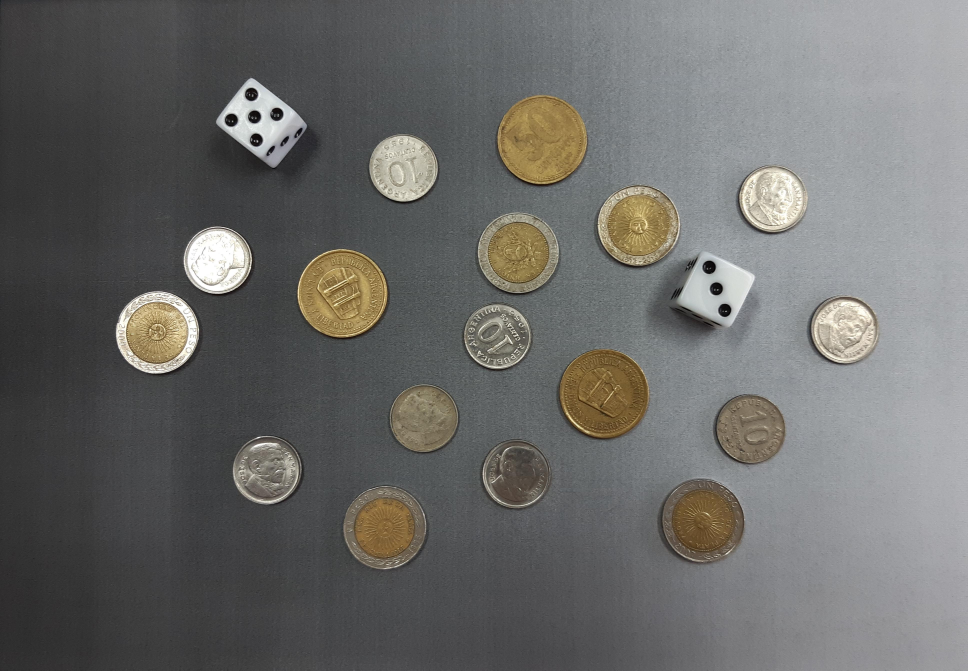
#> input picture monedas.jpg, 3871 x 2681 px (shown at 1/4 size)
$ python Ejercicio_1.py
#> lines starting #> are read from the running program, lines starting #| are printed output that depends on the picture; after the words box and inside, x2 and y2 are one past the last pixel; in counts of white or black regions, pixels touching at a corner belong together
import cv2
from matplotlib import pyplot as plt
import numpy as np

# --- Ejercicio 1 - Parte a)

# --- Cargo imagen --------------------------------------------------------------------------------
img = cv2.imread('monedas.jpg', cv2.IMREAD_COLOR)
#> img is the input picture: shape (2681, 3871, 3); mean B, G, R 105.5, 107.4, 107.5
plt.figure(), plt.imshow(img, cmap='gray'), plt.show(block=False)
img_original = cv2.cvtColor(img, cv2.COLOR_BGR2RGB)
plt.figure(), plt.imshow(img_original, cmap='gray'), plt.show(block=False)
img_gris = cv2.cvtColor(img, cv2.COLOR_BGR2GRAY)
plt.figure(), plt.imshow(img_gris, cmap='gray'), plt.show(block=False)

# --- Suavizo --------------------------------------------------------------------------------------
img_fil = cv2.medianBlur(img_gris, 5)
plt.figure(), plt.imshow(img_fil, cmap='gray'), plt.show(block=False)

# --- Filtro pasabajo
img_pasabajo = cv2.blur(img_fil, (5, 5))
plt.figure(), plt.imshow(img_fil, cmap='gray'), plt.show(block=False)

# --- Detección de bordes con Canny
bordes = cv2.Canny(img_pasabajo, 10, 80)
#> bordes: shape (2681, 3871); 1.3% white in thin lines or dots, all inside (x1, y1, x2, y2) = (464, 312, 3516, 2277)
plt.figure(), plt.imshow(bordes, cmap='gray'), plt.show(block=False)

# --- Cierro los circulos dilatando
kernel = np.ones((23,23), np.uint8)
dilatado = cv2.dilate(bordes, kernel, iterations=1)
#> dilatado: shape (2681, 3871); 13.8% white; 30 white regions
plt.figure(), plt.imshow(dilatado, cmap='gray'), plt.show(block=False)

# --- Genero la máscara
num_labels, etiquetas= cv2.connectedComponents(dilatado)
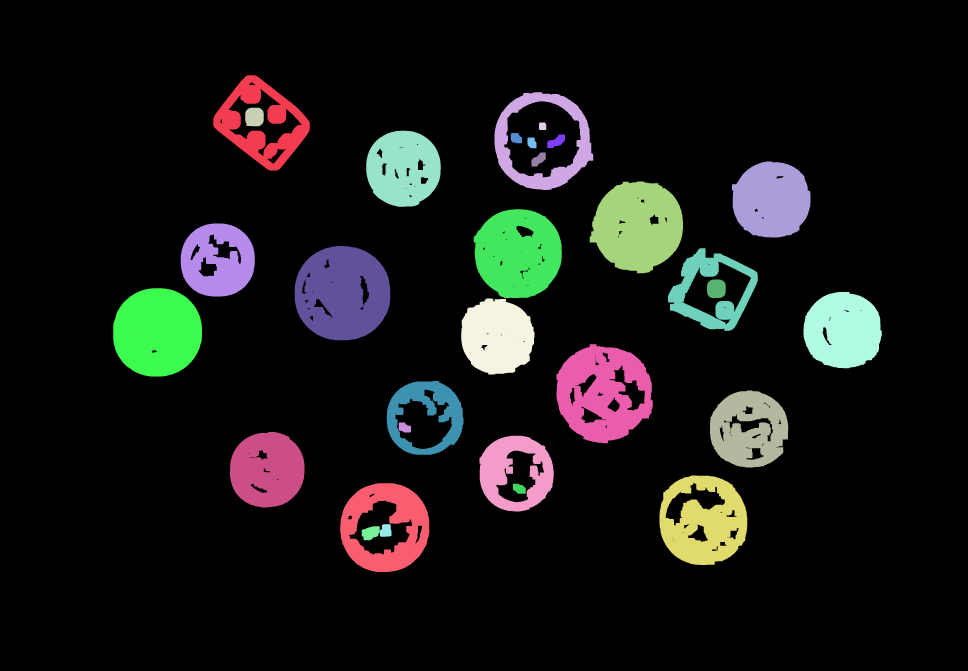
#> etiquetas: shape (2681, 3871) int32 (shown at 1/4 size); 31 distinct labels, from 0 to 30; one colour per label, 0 black
#> num_labels = 31
mascara = np.zeros_like(dilatado)

# --- Dibujar cada objeto en la máscara
for label in range(1, num_labels):
    mascara[etiquetas == label] = 255
plt.figure(), plt.imshow(mascara, cmap='gray'), plt.show(block=False)

# --- Busco los contornos y los dibujo
contornos, _ = cv2.findContours(mascara, cv2.RETR_EXTERNAL, cv2.CHAIN_APPROX_SIMPLE)
bordes_imagen = np.zeros_like(mascara)
cv2.drawContours(bordes_imagen, contornos, -1, 255, 1)
#> bordes_imagen: shape (2681, 3871); 0.18% white in thin lines or dots, all inside (x1, y1, x2, y2) = (453, 301, 3527, 2288)
plt.figure(), plt.imshow(bordes_imagen, cmap='gray'), plt.show(block=False)

# --- Cuento los contornos
len(contornos)

# --- Paso la tupla contornos a una lista y corroboro
contornos = list(contornos)
print(type(contornos))
#| <class 'list'>

# --- Claisifico por forma

img_final = img_original.copy()

# --- Consulto la excentricidad de todos los contornos
for contorno in contornos:
        elipse = cv2.fitEllipse(contorno)
        excentricidad = elipse[1][0] / elipse[1][1]
        print(f"Excentricidad: {excentricidad}")

# Veo que la mayoría de los valores son superiores a 0.95 y hay algunos menores

# --- Genero las listas
monedas = []
dados = []
areas = []

# Itero sobre los contornos, busco la excentricidad y divido dos subgrupos, los circulos (excentricidad mayor a 0.95) y las otras figuras
k = -1
for contorno in contornos:
        k += 1
        elipse = cv2.fitEllipse(contorno)
        excentricidad = elipse[1][0] / elipse[1][1]
        if excentricidad > 0.95:
            # Agrego el contorno a la lista
            monedas.append(contorno)
            # Calculo el area y la agrego a la lista
            area = cv2.contourArea(contorno)
            areas.append(area)
            # Dibujo los contronos en la imagen y los diferencio con colores
            cv2.drawContours(img_final, contornos, k, (0,0,255),3)
        else:
            dados.append(contorno)
            cv2.drawContours(img_final, contornos, k, (0,255,0),3)
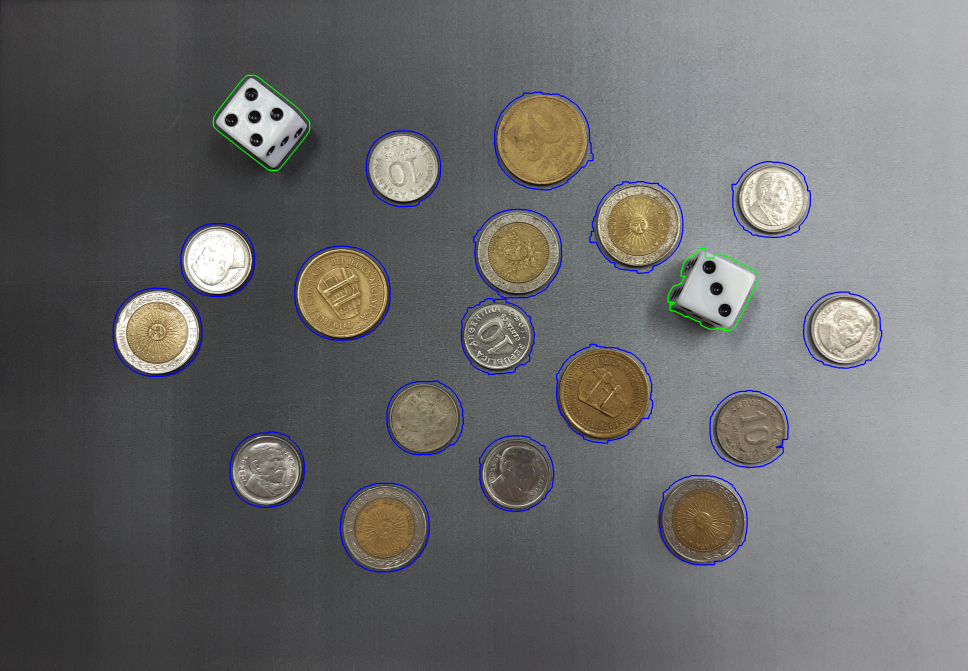
#> img_final: shape (2681, 3871, 3) (shown at 1/4 size); mean R, G, B 106.7, 106.7, 106.7
#> after the loop, areas = [101368.5, 101494, 71811, 71977.5, 76278, 72900.5, 116503, 69949, 75959.5, 100701, 115624, 69997.5, 99093.5, 103009.5, 75938, 72070.5, 119558.5]; dados = 2 contours; box (x1, y1, x2, y2) and area: (853, 301, 1239, 682) 88464, (2672, 993, 3031, 1323) 77618; k = 18; monedas = 17 contours; largest, box (x1, y1, x2, y2) and area: (1978, 369, 2373, 760) 119558, (2226, 1377, 2611, 1773) 116503, (1179, 984, 1561, 1361) 115624, (2359, 726, 2732, 1093) 103010, (2638, 1902, 2989, 2260) 101494
plt.figure(), plt.imshow(img_final), plt.show(block=False)

# --- Observo las listas
print(monedas)
#> (printed output is left out)
print(dados)
print(areas)

# Veo que las areas son [101368.5, 101494.0, 71811.0, 71977.5, 76278.0, 72900.5, 116503.0, 69949.0, 75959.5, 100701.0, 115624.0, 69997.5, 99093.5, 103009.5, 75938.0, 72070.5, 119558.5]
areas.sort()
print(areas)
# Sabiendo que tenemos 3 grupos de monedas, tenemos que identificar 3 "saltos" en las areas
# Entonces vamos a dividir en 3 grupos segun los valores ordenados de las areas
# La lista ordenada queda:
# [69949.0, 69997.5, 71811.0, 71977.5, 72070.5, 72900.5, 75938.0, 75959.5, 76278.0, 99093.5, 100701.0, 101368.5, 101494.0, 103009.5, 115624.0, 116503.0, 119558.5]
# chica <= 90000
# 90000 < mediana <= 1070000
# 107000 < grande

# --- Inicializo las listas nuevamente
monedas = []
dados = []
monedas_10_centavos = 0
monedas_50_centavos = 0
monedas_1_peso = 0

img_negra = np.zeros_like(img_original)

#--- Repito parte del proceso, sumando la informacion de las divisiones de las areas y las diferencio con colores
k = -1
for contorno in contornos:
        k += 1
        elipse = cv2.fitEllipse(contorno)
        excentricidad = elipse[1][0] / elipse[1][1]
        if excentricidad > 0.95:
            monedas.append(contorno)
            area = cv2.contourArea(contorno)
            if area <= 90000:
                monedas_10_centavos += 1
                cv2.drawContours(img_final, contornos, k, (0,0,255),3)
            elif 90000 < area <= 107000:
                monedas_50_centavos += 1
                cv2.drawContours(img_final, contornos, k, (0,255,0),3)
            else:
                monedas_1_peso += 1
                cv2.drawContours(img_final, contornos, k, (255,0,0),3)
        else:
            dados.append(contorno)
            cv2.drawContours(img_final, contornos, k, (200,200,100),3)
            cv2.drawContours(img_negra, contornos, k, (255, 255, 255), thickness=cv2.FILLED)
#> this loop made 19 passes
#> (elipse, excentricidad, area) on passes 1, 2, 3, 4, 5, 6, 7, 8, 9, 10, 12: (((1538.7, 2109.3), (357.2, 363.2), 37.24), 0.983, 101368.5), (((2810.6, 2078.9), (354.3, 368.1), 156.3), 0.962, 101494), (((2063.3, 1892.4), (301.3, 304.6), 171.4), 0.989, 71811), (((1068.3, 1878.7), (299.8, 308), 39.68), 0.974, 71977.5), (((2995, 1716.5), (309.2, 315.5), 93.69), 0.98, 76278), (((1698.9, 1671.2), (300.7, 311.4), 78.51), 0.966, 72900.5), (((2414.6, 1571.9), (383.3, 389.7), 134.3), 0.984, 116503), (((1987.6, 1346.3), (291.5, 304.8), 145.7), 0.956, 69949), (((3371.2, 1321.8), (306.6, 318.1), 99.15), 0.964, 75959.5), (((628.9, 1329.1), (356.2, 361.7), 62.66), 0.985, 100701), (((1369, 1172.9), (381.2, 388), 89.91), 0.982, 115624)
#> (elipse, excentricidad) on passes 11, 19: (((2853, 1160.6), (303.2, 330.3), 79.3), 0.918), (((1047.1, 490.9), (300, 388.1), 130.8), 0.773)
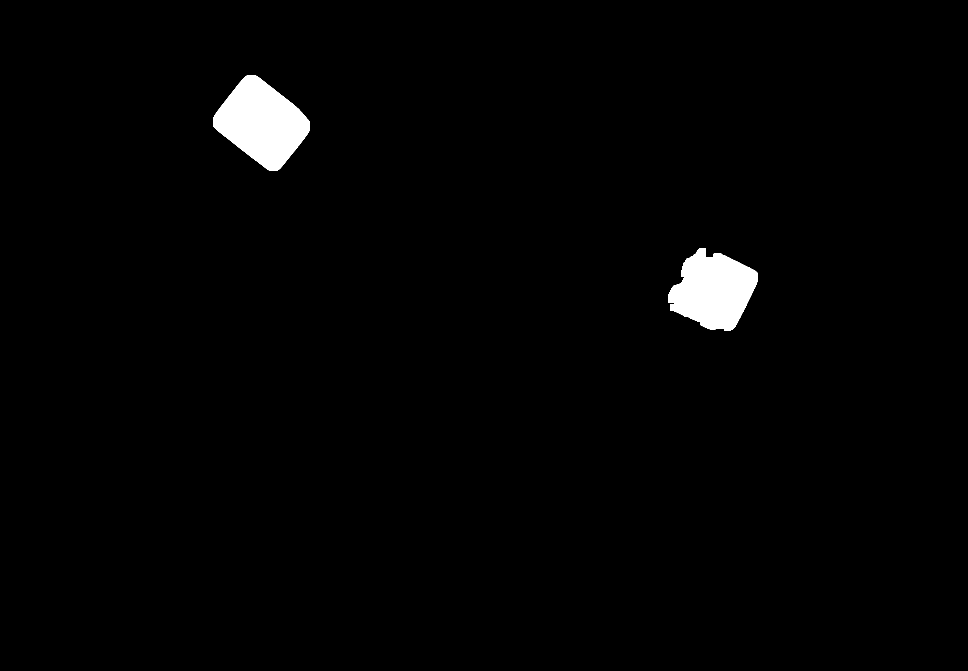
#> img_negra: shape (2681, 3871, 3) (shown at 1/4 size); 1.6% white; 2 white regions
#> after the loop, k = 18; monedas_10_centavos = 9; monedas_1_peso = 3; monedas_50_centavos = 5
plt.figure(), plt.imshow(img_final), plt.show(block=False)

print(f"Hay {monedas_10_centavos} monedas de 10 centavos, {monedas_50_centavos} de 50 centavos y {monedas_1_peso} de 1 peso. Y {len(dados)} dados.")


# --- A la imagen con los contornos de los dados le agrego la original solo en esas partes.
plt.figure(), plt.imshow(img_negra), plt.show(block=False)
img_pintada = cv2.bitwise_and(img_original, img_negra)
plt.figure(), plt.imshow(img_pintada), plt.show(block=False)

# --- Paso a escala de grises
img_pintada_gris = cv2.cvtColor(img_pintada, cv2.COLOR_BGR2GRAY)
plt.figure(), plt.imshow(img_pintada_gris, cmap='gray'), plt.show(block=False)

img_negra = np.zeros_like(img_original)


contornos_dados, _ = cv2.findContours(img_pintada_gris, cv2.RETR_EXTERNAL, cv2.CHAIN_APPROX_SIMPLE)
#> contornos_dados has the same summary as dados

def procesamiento(img):

    # Repito los pasos del principio para detectar los contornos dentro de cada dado
    # --- Suavizo
    img_fil2 = cv2.medianBlur(region_recortada_gris, 5)
    #plt.figure(), plt.imshow(img_fil, cmap='gray'), plt.show(block=False)

    # --- Filtro pasabajo
    img_pasabajo2 = cv2.blur(img_fil2, (5, 5))
    #plt.figure(), plt.imshow(img_fil, cmap='gray'), plt.show(block=False)

    # --- Detección de bordes con Canny
    bordes2 = cv2.Canny(img_pasabajo2, 10, 80)
    #plt.figure(), plt.imshow(bordes2, cmap='gray'), plt.show(block=False)

    return bordes2

# --- Repito el bucle de todos los contornos pero me enfoco en los dados
k = -1
m = 0 # Con este contador voy a seguir a cada dado
for contorno in contornos_dados:
    m += 1
    x, y, w, h = cv2.boundingRect(contorno)
    region_recortada = img_original[y:y + h, x:x + w]
    region_recortada_gris = cv2.cvtColor(region_recortada, cv2.COLOR_BGR2GRAY)

    bordes2 = procesamiento(region_recortada_gris)
    # --- Genero la máscara
    num_labels2, etiquetas2 = cv2.connectedComponents(bordes2)
    mascara2 = np.zeros_like(bordes2)

    for label in range(1, num_labels2):
        mascara2[etiquetas2 == label] = 255
    #plt.figure(), plt.imshow(mascara2, cmap='gray'), plt.show(block=False)

    # --- Cierro los circulos dilatando
    kernel2 = np.ones((7,7), np.uint8)
    dilatado2 = cv2.dilate(bordes2, kernel2, iterations=1)
    #plt.figure(), plt.imshow(dilatado2, cmap='gray'), plt.show(block=False)

    contornos2, _ = cv2.findContours(dilatado2, cv2.RETR_LIST, cv2.CHAIN_APPROX_SIMPLE)
    bordes_imagen2 = np.zeros_like(dilatado2)

    # Voy a "elegir" los contornos que yo necesito para analizar, filtrando por area
    area_minima = 2700
    area_maxima = 2950
    puntos = []

    for i, c in enumerate(contornos2):
        area_contorno = cv2.contourArea(c)
        if area_minima < area_contorno < area_maxima:
            cv2.drawContours(bordes_imagen2, [c], -1, 255, 1)
            puntos.append(c)
    numero_dado = len(puntos)
    etiqueta = f'Numero de dado: {numero_dado}'
    cv2.putText(bordes_imagen2, etiqueta, (10, 30), cv2.FONT_HERSHEY_SIMPLEX, 1, (255, 255, 255), 2, cv2.LINE_AA)

    plt.figure(), plt.imshow(bordes_imagen2, cmap='gray'), plt.show(block=False)
#> this loop made 2 passes
#> (m, x, y, w, h, num_labels2, area_minima, area_maxima) on passes 1 to 2: (1, 2672, 993, 359, 330, 42, 2700, 2950), (2, 853, 301, 386, 381, 37, 2700, 2950)
#> pass 1, in procesamiento, `img_pasabajo2 = cv2.blur(img_fil2, (5, 5))`:
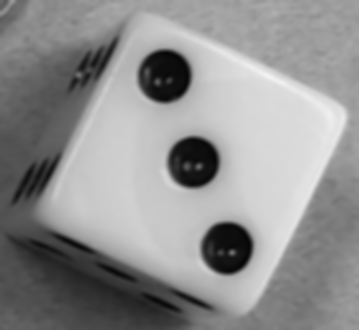
#> img_pasabajo2: shape (330, 359); min 6, max 243, mean 143.9
#> pass 1, `plt.figure(), plt.imshow(bordes_imagen2, cmap='gray'), plt.show(block=..`:
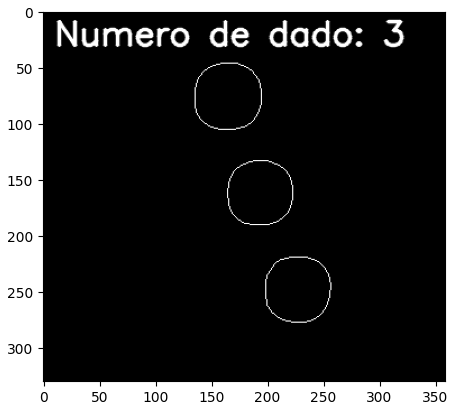
#> figure drawn by matplotlib, 1 panel
#> after the loop: bordes2: shape (381, 386); 2.4% white in thin lines or dots, all inside (x1, y1, x2, y2) = (11, 11, 375, 370)
#> after the loop:
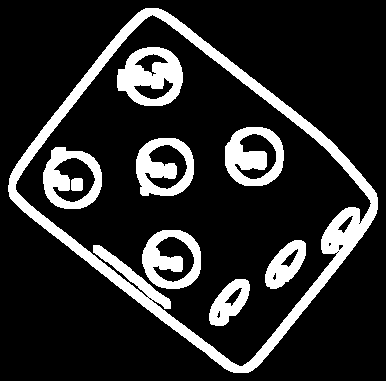
#> dilatado2: shape (381, 386); 16.7% white; 9 white regions, largest, box (x1, y1, x2, y2) and area: (8, 8, 378, 373) 12001, (117, 47, 183, 106) 2418, (225, 127, 284, 186) 2068
#> after the loop:
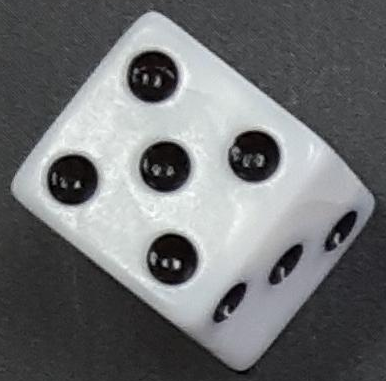
#> region_recortada: shape (381, 386, 3); mean R, G, B 110.1, 111.7, 113.3
#> after the loop, m = 2
